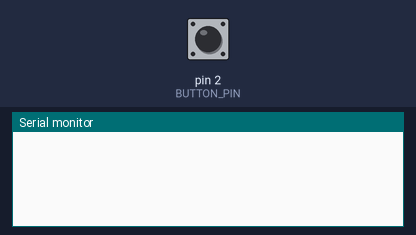
The sketch below on a simulated Arduino Uno, built with avr-gcc and run on an emulated ATmega328P. Shown: the last lines printed to the serial monitor. Inputs (shaded band) come from the test bench; at power-on: pin 2 (BUTTON_PIN) LOW.

Above: at 1.2 s.
1.3 s: pin 2 (BUTTON_PIN) pulled HIGH for 0.15 s
At 2.5 s:
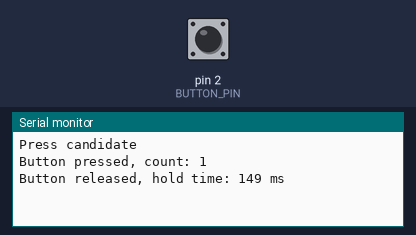
2.9 s: pin 2 (BUTTON_PIN) pulled HIGH for 1 s
At 3.6 s:
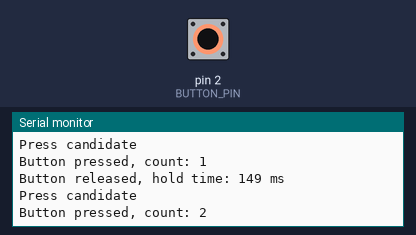
5.4 s: pin 2 (BUTTON_PIN) pulled HIGH for 0.15 s
At 6.8 s:
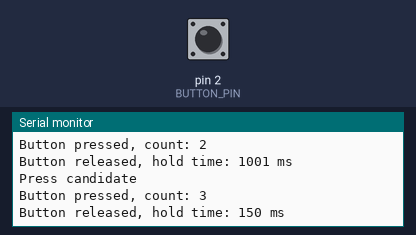

Measured:
- after the input at 1.3 s, the serial monitor: prints a new line at once (image 1)
- after the input at 2.9 s, the serial monitor: prints a new line after 0.05 s (image 2)
- after the input at 5.4 s, the serial monitor: prints a new line after 0.05 s (image 3)

The sketch:

main.ino
```cpp
#define BUTTON_PIN 2
#define BOUNCE_TIME 50
#define PRESSED HIGH

volatile long int press_time = 0;
volatile bool pressed_candidate = false;
volatile long int hold_time = 0;
volatile int press_count = 0;
volatile bool report_to_user = false;
bool button_pressed = false;

void setup() {
  pinMode(BUTTON_PIN, INPUT);
  Serial.begin(9600);
  attachInterrupt(digitalPinToInterrupt(BUTTON_PIN), process_button_click, RISING);
}

void loop() {
  if (report_to_user) {
    Serial.println("Press candidate");
    report_to_user = false;
  }

  if (pressed_candidate) {
    if (millis() - press_time > BOUNCE_TIME) {
      if (digitalRead(BUTTON_PIN) == PRESSED && !button_pressed) {
        button_pressed = true;
        press_count++;

        Serial.print("Button pressed, count: ");
        Serial.println(press_count);
      }
    }
  }

  if (button_pressed && digitalRead(BUTTON_PIN) == LOW) {
    hold_time = millis() - press_time;

    Serial.print("Button released, hold time: ");
    Serial.print(hold_time);
    Serial.println(" ms");

    button_pressed = false;
    pressed_candidate = false;
  }
}

void process_button_click() {
  if (!pressed_candidate) {
    press_time = millis();
    pressed_candidate = true;
    report_to_user = true;
    hold_time = 0;
  }
}
```
